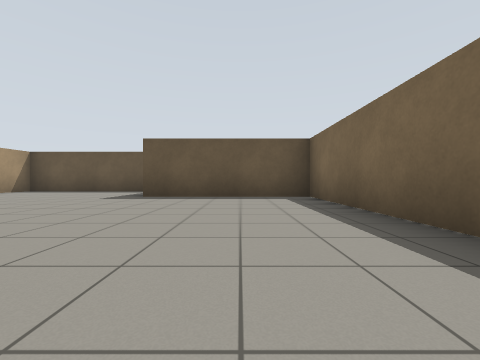
View 1 (above)

24 first-person views from a walk through a Gazebo world. The camera is 0.72 m above the floor, looks level and sees 90° across. The floor is counted in squares, 2 m on a side. Each view is taken from the middle of a square. On the plan, view 1 faces up. The plan holds only what a view shows up to about 9 squares ahead; the rest is blank.

View 2
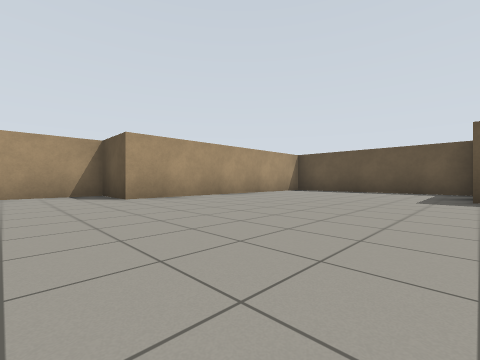

View 3
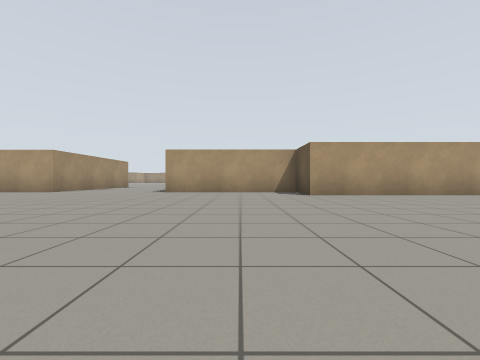

View 4
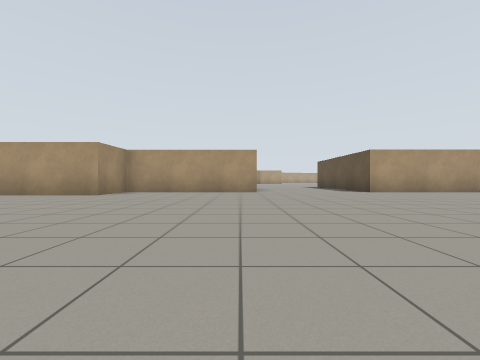

View 5
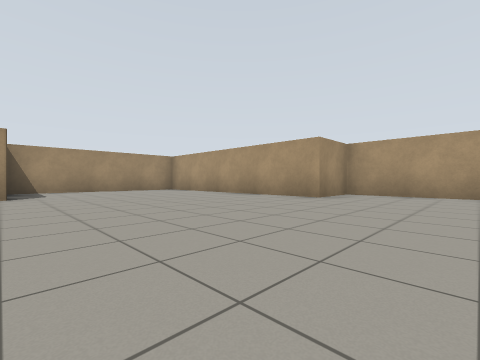

View 6
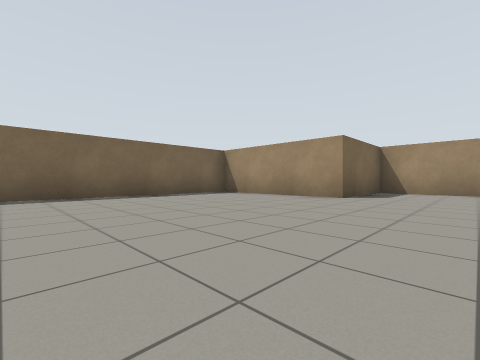

View 7
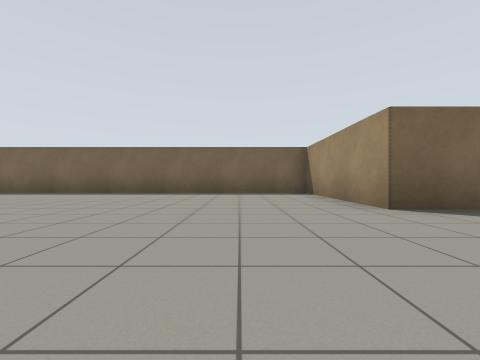

View 8
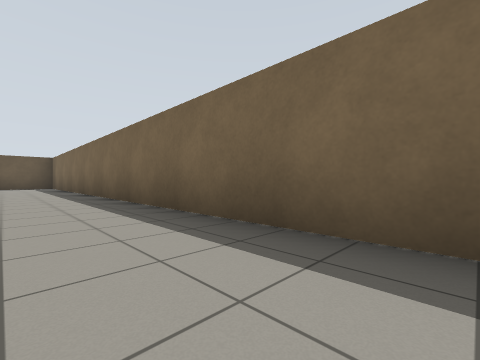

View 9
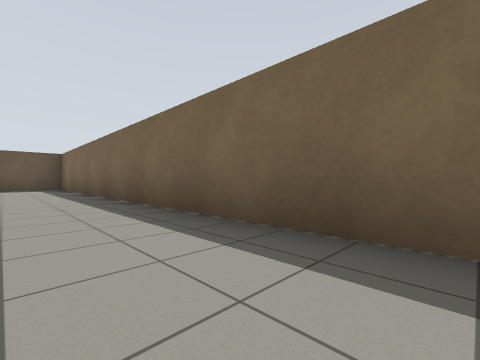

View 10
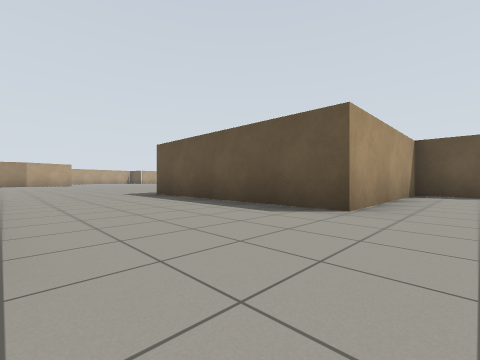

View 11
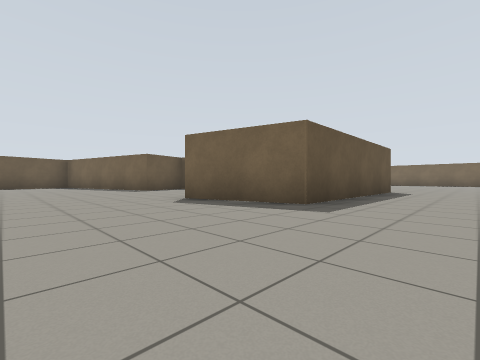

View 12
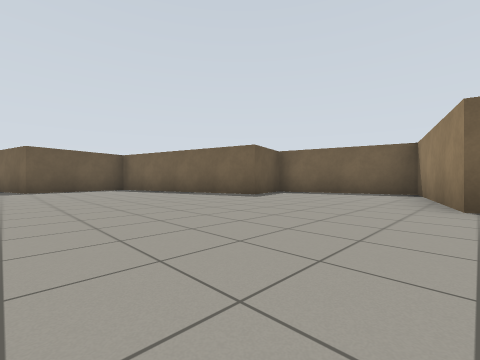

View 13
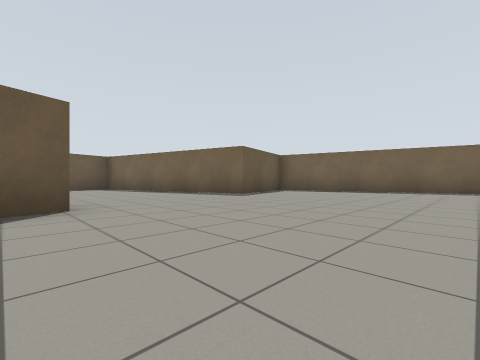

View 14
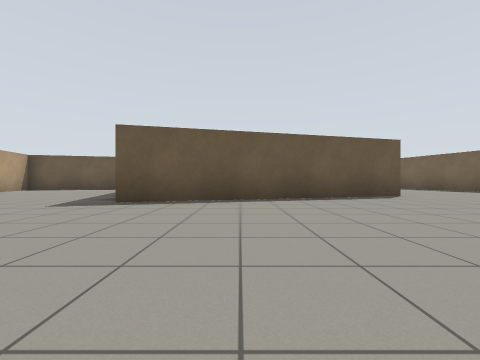

View 15
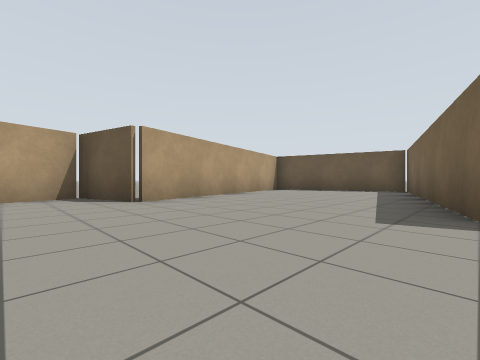

View 16
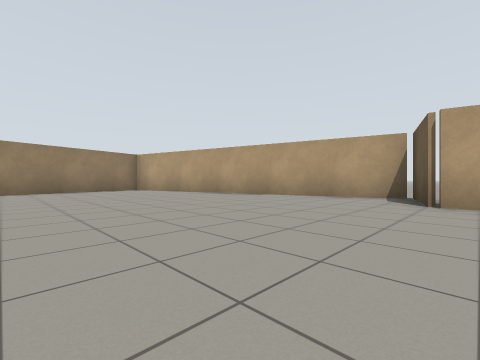

View 17
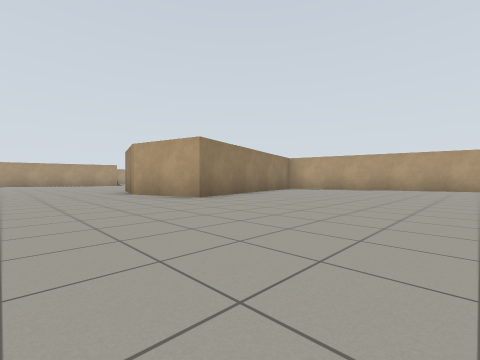

View 18
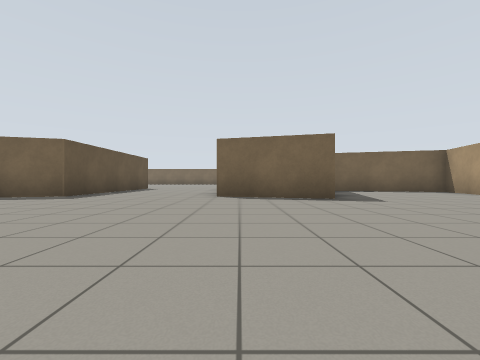

View 19
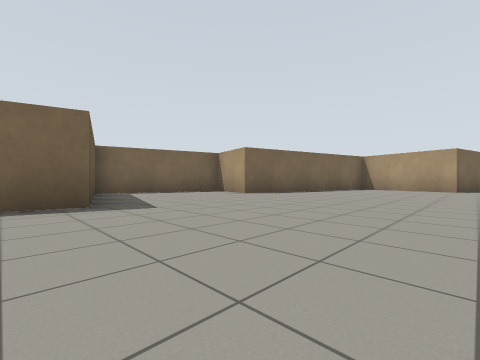

View 20
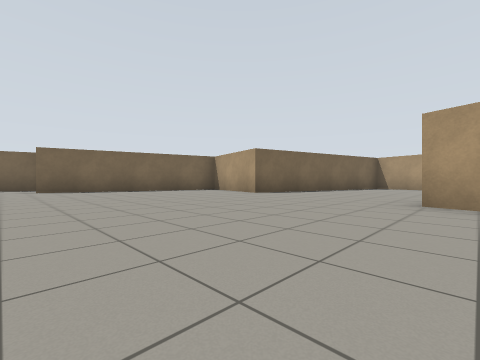

View 21
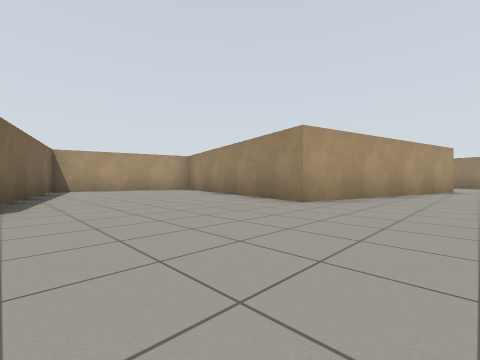

View 22
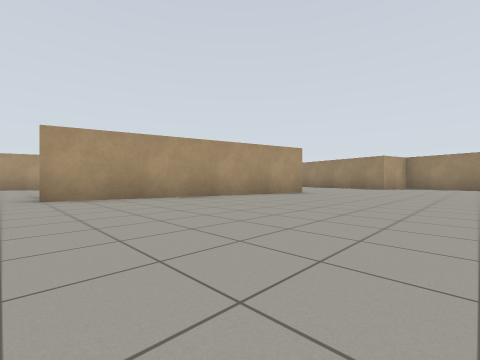

View 23
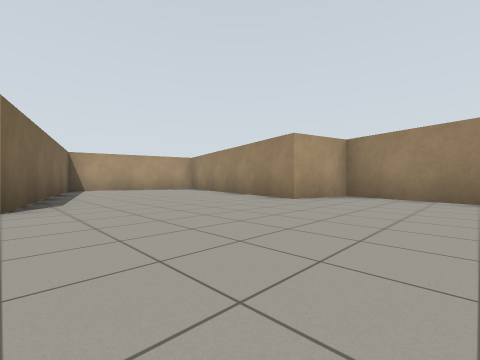

View 24
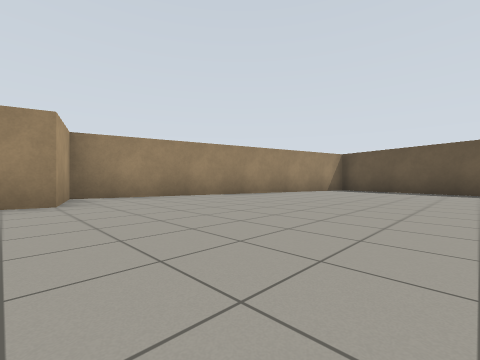

### Floor plan
Points are (right, up) in squares from view 1. A wall is a line through its corners. A room is listed if a view was taken in it or the views show most of it. See-through windows are left out.
Room 1 (views 1, 2, 3, 4, 5, 6, 7, 8, 9)
walls: (-8, -5.5) (-8, -9.3) (-6.6, -9.3) (-6.6, -15.2) (-2.1, -15.2) (-2.1, -12.8) (1.5, -12.8) (1.5, 5.1) (-2.1, 5.1); (-2, 7.6) (-6.6, 7.6) (-6.6, 1.6) (-8, 1.6) (-8, -2.2)
ways out: opening at (-7.7, -4) to room 2
Room 2 (views 10, 11, 12, 13, 14, 15, 16, 17, 18, 19, 20, 21, 22, 23, 24)
walls: (-26, -5.5) (-29.4, -4.6) (-31.4, -12.1) (-29.9, -12.5) (-31.3, -17.5); (-10, -5.5) (-8, -5.5); (-20.4, 7.3) (-26, 5.8) (-27.5, 11.6) (-31.5, 10.5) (-29.9, 4.6) (-31.5, 4.1) (-29.4, -3.5) (-23.9, -2) (-23.3, -4) (-23.8, -5.8); (-8, -2.2) (-12.8, -2.2) (-13.4, 0.1) (-10, 1) (-10.9, 4.4) (-12.5, 4) (-13.8, 9.1) (-16.5, 8.4) (-18, 13.7); (-13.8, -16.5) (-12.5, -11.7) (-10.9, -12.1) (-10, -8.7) (-13.4, -7.8) (-12.8, -5.5); (-30.3, -18.5) (-27.5, -19.2) (-26, -13.5) (-20.5, -15) (-22, -20.7) (-18.1, -21.8) (-16.5, -16.1) (-14, -16.7); (-18.2, 14.1) (-19.4, 13.7)
ways out: opening at (-7.7, -4) to room 1

Where each view was taken, in squares from view 1:
view 1: 0 up, 0 right, facing up
view 2: 0 up, 2 left, facing up-left
view 3: 0 up, 1 left, facing left
view 4: 6 down, 1 left, facing left
view 5: 7 down, 2 left, facing down-left
view 6: 8 down, 4 left, facing down-right
view 7: 11 down, 5 left, facing right
view 8: 7 down, 0 right, facing up-right
view 9: 5 down, 0 right, facing up-right
view 10: 5 down, 7 left, facing up-left
view 11: 4 down, 16 left, facing up-right
view 12: 0 up, 17 left, facing up-right
view 13: 4 up, 21 left, facing up-right
view 14: 2 up, 24 left, facing up
view 15: 3 up, 26 left, facing up-left
view 16: 5 up, 26 left, facing down-left
view 17: 2 up, 21 left, facing down-left
view 18: 6 down, 18 left, facing right
view 19: 7 down, 17 left, facing down-right
view 20: 11 down, 21 left, facing down-right
view 21: 13 down, 17 left, facing down-left
view 22: 10 down, 20 left, facing down-left
view 23: 10 down, 26 left, facing down-left
view 24: 13 down, 26 left, facing up-left
